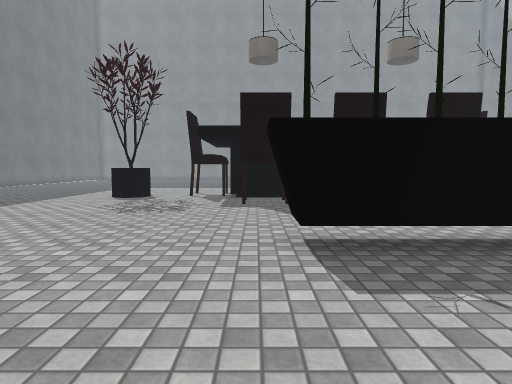
view 1 (above)

21 first-person views from a walk through a Unity game level. The camera is 1.2 m above the floor, tilts 4° down and sees 75° across. The floor is counted in squares, 1 m on a side. Each view is taken from the middle of a square. On the plan, view 1 faces up. The plan holds only what a view shows up to about 14 squares ahead; the rest is blank. The place goes on beyond the plan. The player is left out. Some animated figures are left out. Surface patterns are stand-ins for the level's own textures.

view 2
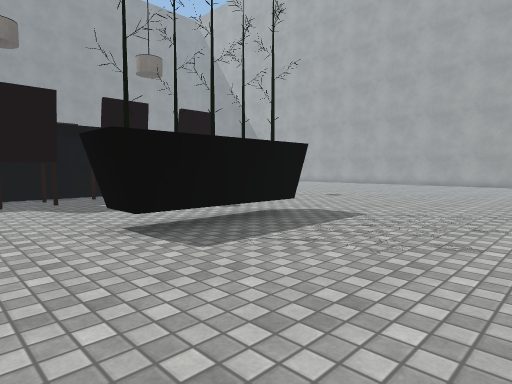

view 3
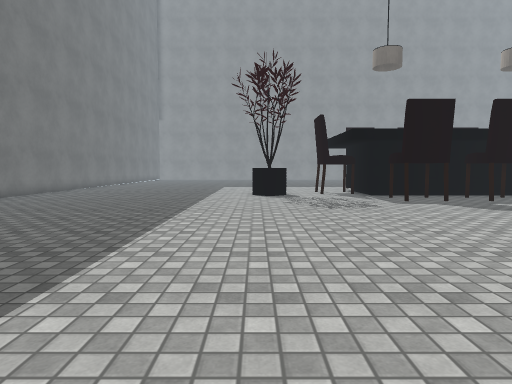

view 4
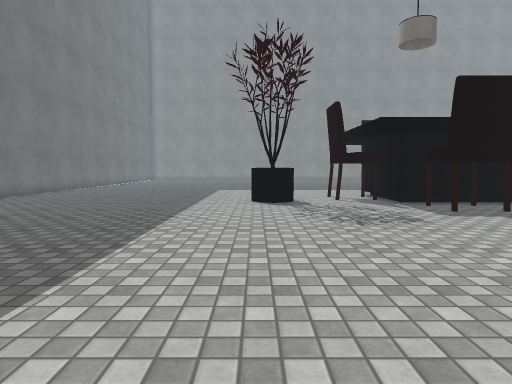

view 5
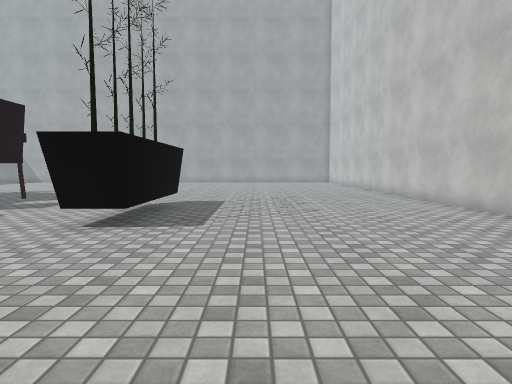

view 6
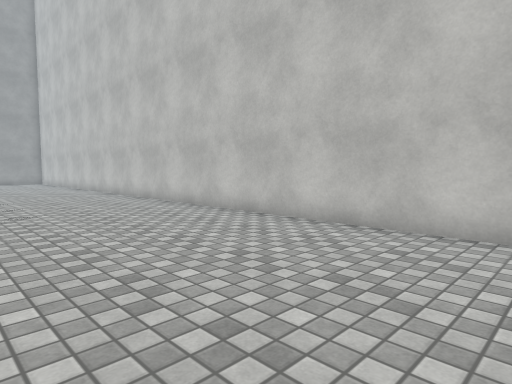

view 7
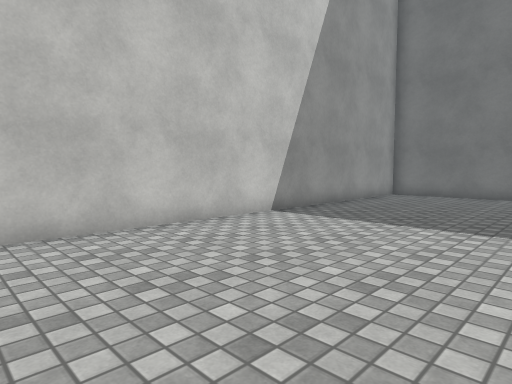

view 8
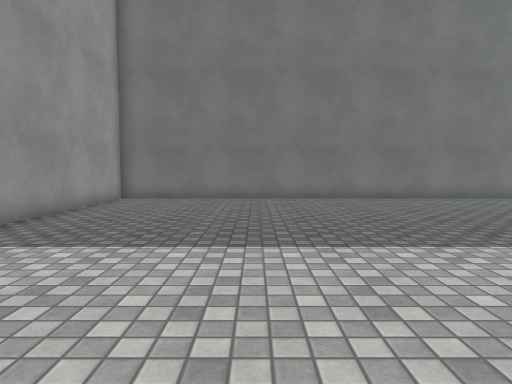

view 9
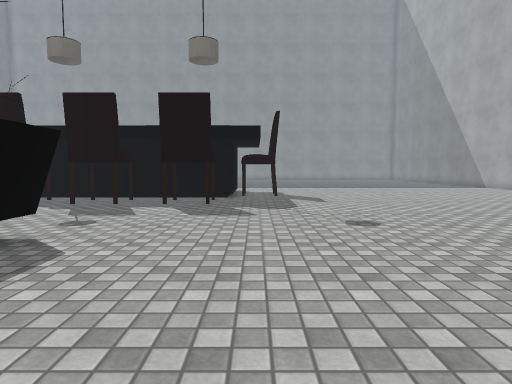

view 10
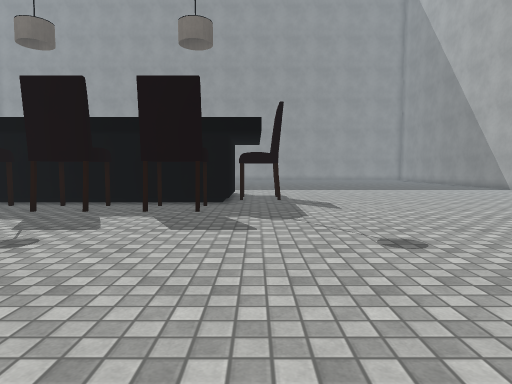

view 11
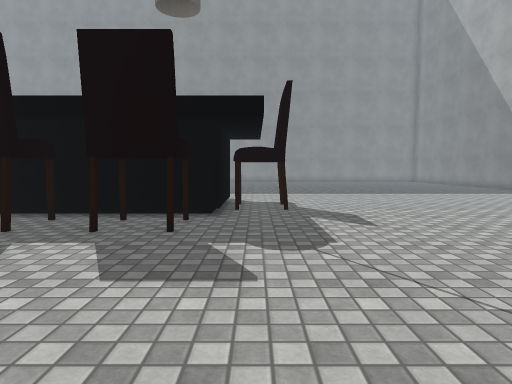

view 12
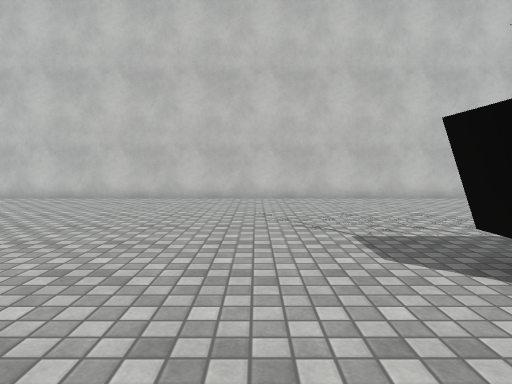

view 13
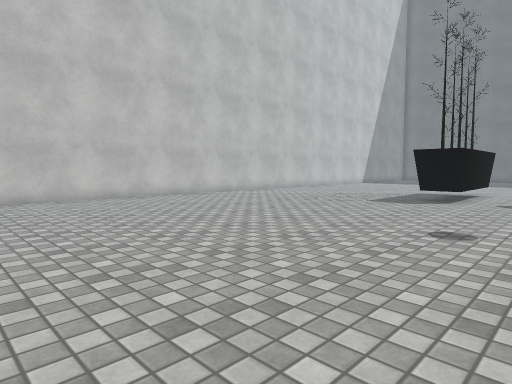

view 14
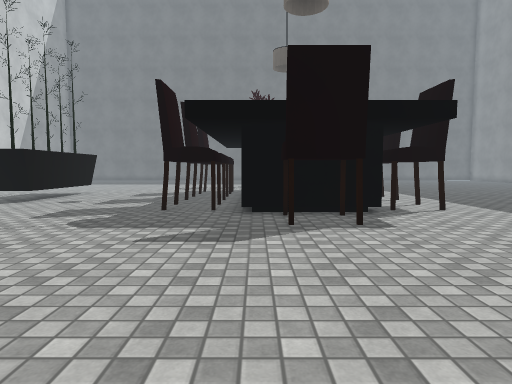

view 15
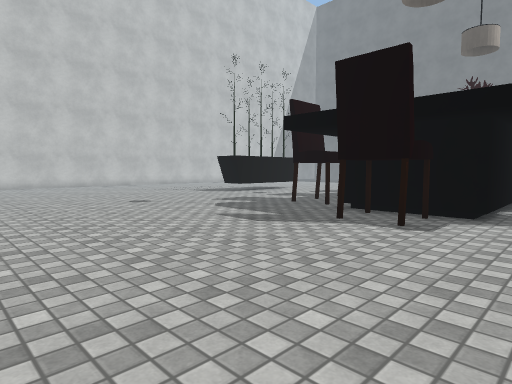

view 16
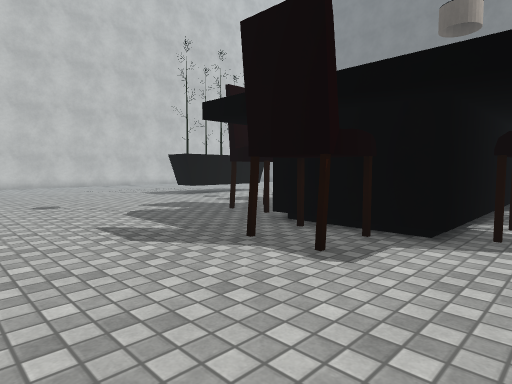

view 17
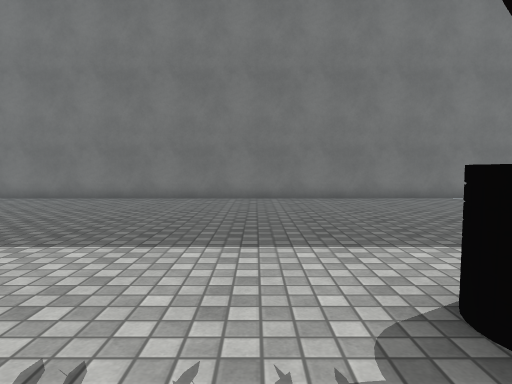

view 18
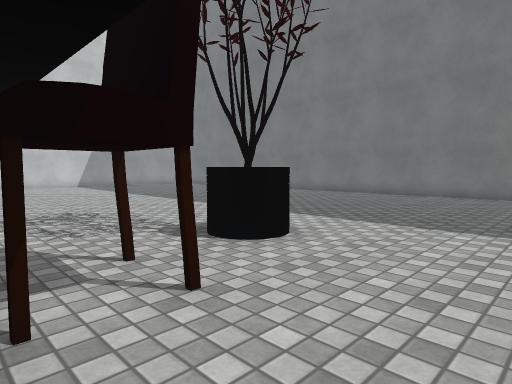

view 19
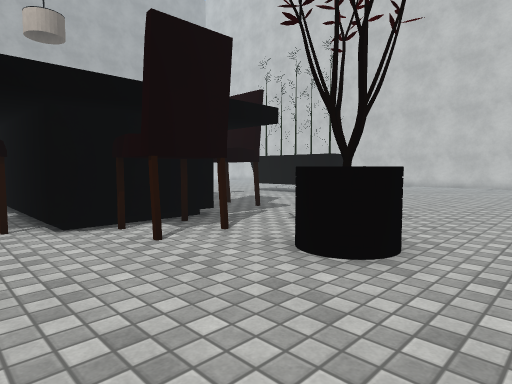

view 20
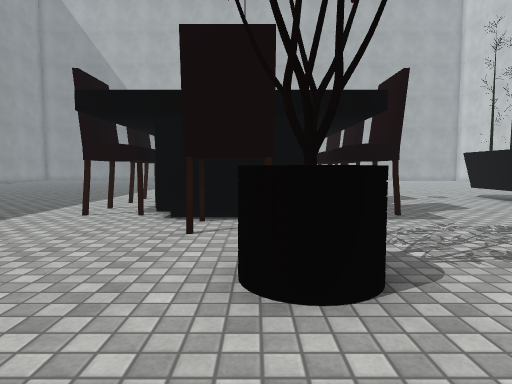

view 21
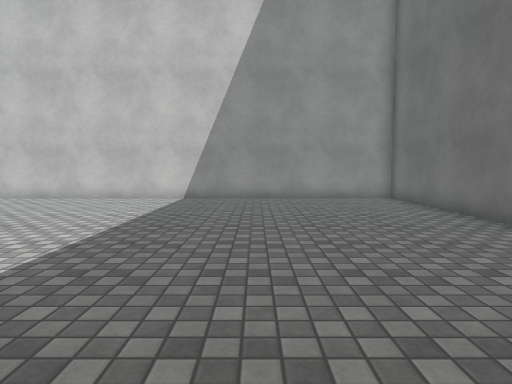

### Floor plan
Points are (right, up) in squares from view 1. A wall is a line through its corners. A room is listed if a view was taken in it or the views show most of it. See-through windows are left out.
Room 1 (views 1, 2, 3, 4, 5, 6, 7, 8, 9, 10, 11, 12, 13, 14, 15, 16, 17, 18, 19, 20, 21)
walls: (-1, 13.6) (-1, 17.4) (8, 17.4) (8, 13.6) (-1, 13.6); (-5.6, 14.3) (-5.3, 14.6); (-16.5, 19.6) (-16.4, -4.4) (18.4, -4.4)
objects: chair (-2, 15) to (-2, 16); other object (0, 5) to (5, 6); chair (0, 11) to (1, 13); chair (0, 18) to (1, 19); chair (3, 11) to (4, 13); chair (3, 18) to (4, 19); chair (6, 11) to (7, 13); chair (6, 18) to (7, 19); chair (9, 15) to (9, 16)

Positions as (right, up) in squares from view 1, and headings:
1: (0, 0), facing up
2: (-2, -1), facing up-right
3: (-6, -1), facing up
4: (-6, 2), facing up
5: (-6, 2), facing right
6: (-6, 2), facing down-right
7: (-1, 2), facing down-left
8: (-3, 1), facing left
9: (9, 0), facing up
10: (9, 2), facing up
11: (9, 5), facing up
12: (8, 9), facing down
13: (18, 9), facing down-left
14: (17, 14), facing left
15: (17, 19), facing down-left
16: (14, 19), facing down-left
17: (-3, 12), facing left
18: (-1, 19), facing down-left
19: (-8, 19), facing down-right
20: (-9, 15), facing right
21: (-11, 9), facing down
